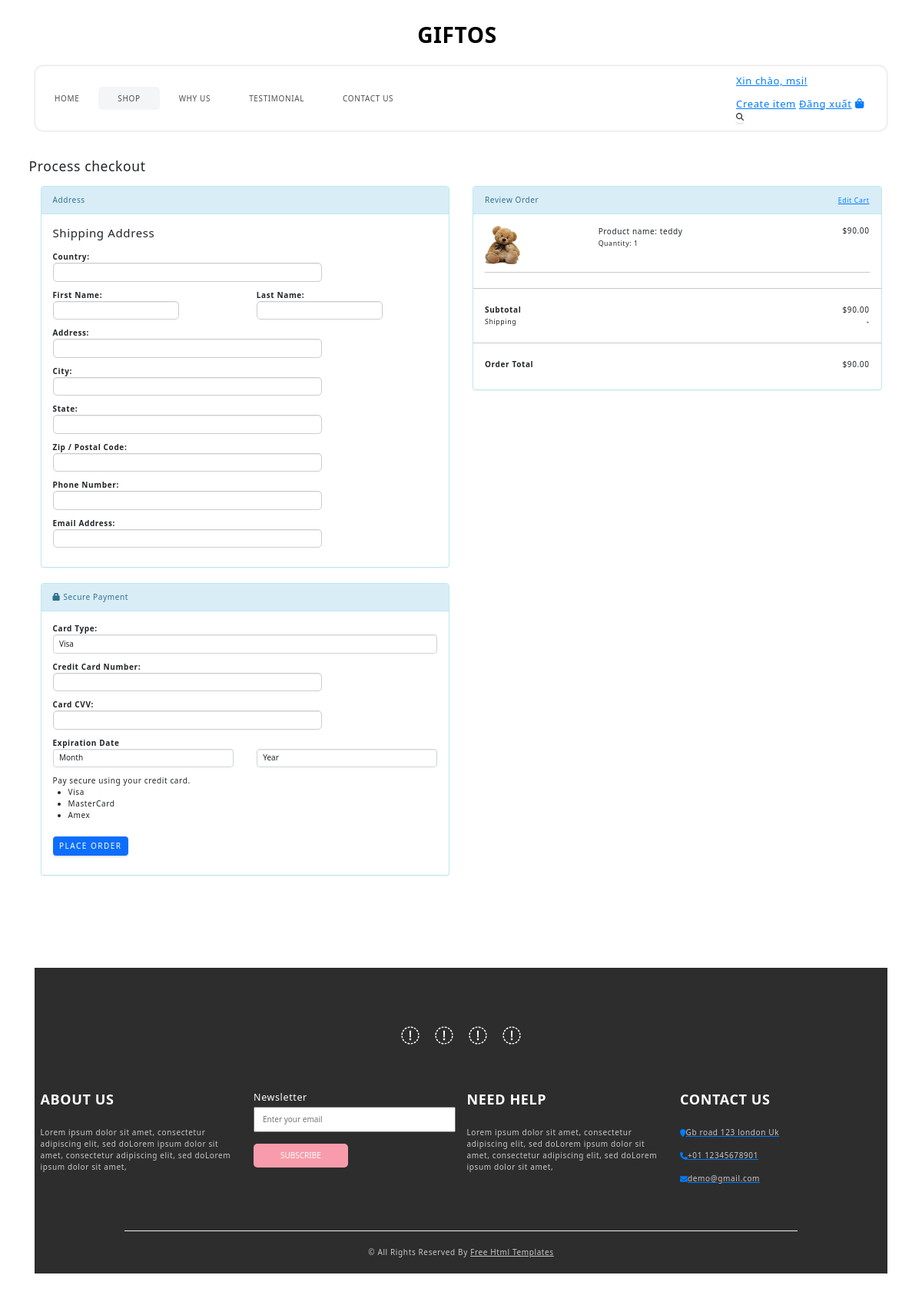
The app's page /checkout/ (signed in), older data.
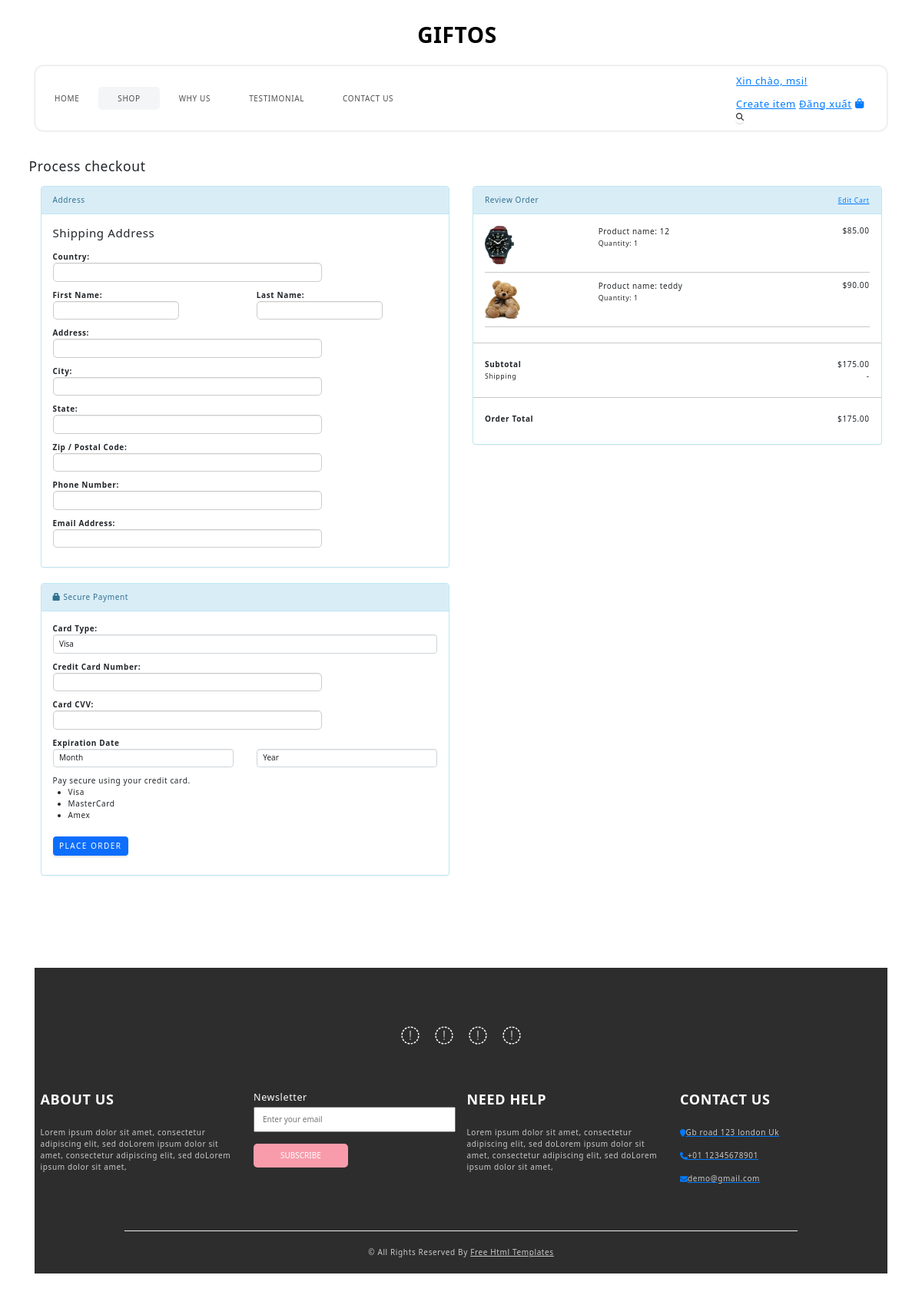
The same page, newer data.
### shop/models.py (models this page shows, shortened)
class CartItem(models.Model):
    cart = models.ForeignKey(Cart, related_name='items', on_delete=models.CASCADE)
    item = models.ForeignKey(Item, on_delete=models.CASCADE)
    quantity = models.PositiveIntegerField(default=1)
    @property
    def total_price(self):
        if self.item.sale_price is not None:
            return self.item.sale_price * self.quantity
        else:
            return self.item.price * self.quantity

class Item(models.Model):
    host = models.ForeignKey(User, on_delete=models.SET_NULL, null=True)
    topic = models.ForeignKey(Topic, on_delete=models.SET_NULL, null=True)
    name = models.CharField(max_length=100)
    price = models.DecimalField(max_digits=20, decimal_places=2)
    sale_price = models.DecimalField(max_digits=20, decimal_places=2, null=True, blank=True)
    image = models.ImageField(upload_to='items/', null=True, blank=True)
    description = models.TextField(null=True, blank=True)
    participants = models.ManyToManyField(User, related_name='participants', blank=True)
    quantity_available = models.PositiveIntegerField(default=0)  # Trường mới để quản lý số lượng
    updated = models.DateTimeField(auto_now=True)
    created = models.DateTimeField(auto_now_add=True)
    class Meta:
        ordering = ['-created']

### shop/views.py (the view)
# urls.py: path('checkout/', views.checkoutPage, name='checkoutpage'),
@login_required(login_url='login')
def checkoutPage(request):
    cart = Cart.objects.get(user=request.user)
    cart_items = cart.items.all()
    subtotal = sum(item.total_price for item in cart_items)  # Tính tổng giá trị các mặt hàng trong giỏ hàng
    context = {
        'cart_items': cart_items,
        'subtotal': subtotal,
    }
    return render(request, 'shop/checkout.html', context)

### shop/templates/shop/checkout.html (shortened to what the changed rows need)
{% extends 'main.html' %}
{% block content %}
<div class="container wrapper">
            <div class="row cart-body">
                <form class="form-horizontal" method="post" action="">
                    <div class="col-lg-6 col-md-6 col-sm-6 col-xs-12 col-md-push-6 col-sm-push-6">
                        <div class="panel panel-info">
                            <div class="panel-body">
                                {% for item in cart_items %}
                                <div class="form-group">
                                    <div class="col-sm-3 col-xs-3">
                                        <img src="{{ item.item.image.url }}" alt="{{ item.item.name }}" class="cart-item-image" style="max-height: 50px;">
                                    </div>
                                    <div class="col-sm-6 col-xs-6">
                                        <div class="col-xs-12">Product name: {{ item.item.name }}</div>
                                        <div class="col-xs-12"><small>Quantity:<span>  {{ item.quantity }}</span></small></div>
                                    </div>
                                    <div class="col-sm-3 col-xs-3 text-right">
                                        <h6><span>$</span>{{ item.total_price|floatformat:2 }}</h6>
                                    </div>
                                </div>
                                <hr>
                                {% endfor %}
                                <div class="form-group"><hr /></div>
                                <div class="form-group">
                                    <div class="col-xs-12">
                                        <div class="pull-right"><span>$</span><span>{{ subtotal|floatformat:2 }}</span></div>
                                    </div>
                                    <div class="col-xs-12">
                                    </div>
                                </div>
                                <div class="form-group"><hr /></div>
                                <div class="form-group">
                                    <div class="col-xs-12">
                                        <div class="pull-right"><span>$</span><span>{{ subtotal|floatformat:2 }}</span></div>
                                    </div>
                                </div>
                            </div>
                        </div>
                    </div>
                </form>
            </div>
    </div>
{% endblock content %}

Row changes from the older to the newer data that the page shows:
added CartItem: item.image (picture), item.name "12", quantity "1", total_price "85.00"
Text that changed along with them:
{{ subtotal|floatformat:2 }}: "90.00" → "175.00"
